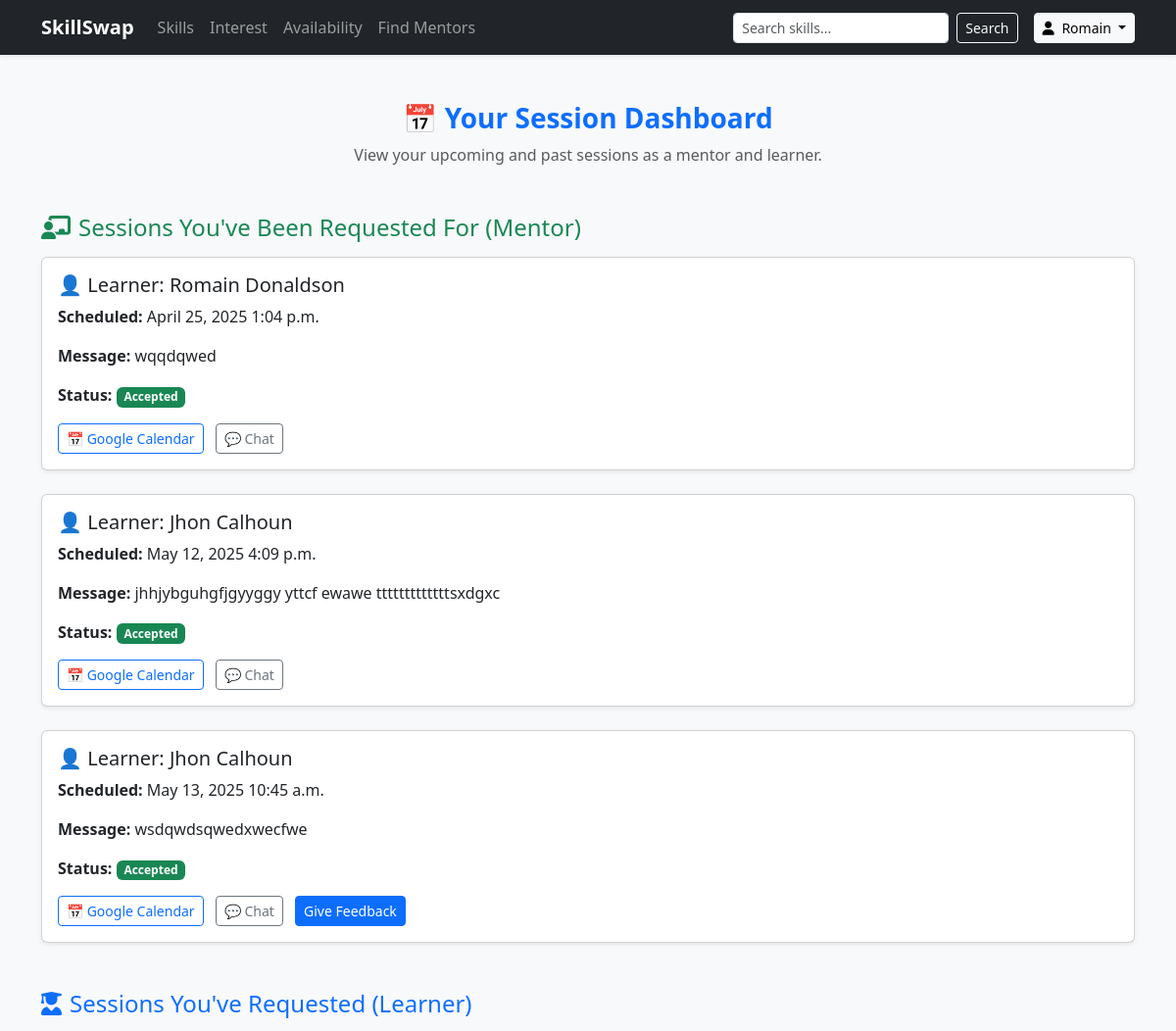
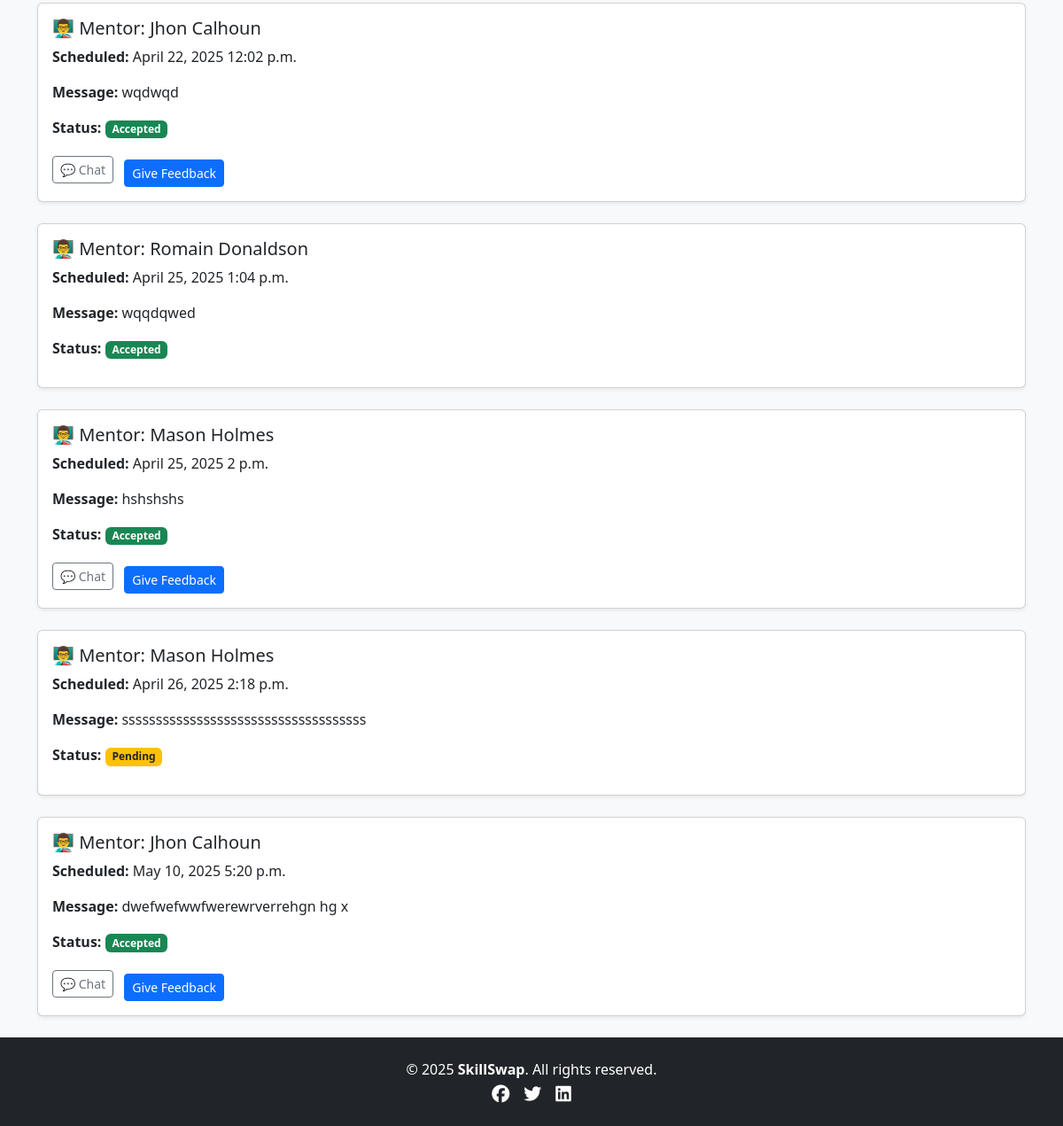
The page /list/ (signed in) on the database its author committed (2 pictures, top to bottom).
### accounts/models.py (models this page shows, shortened)
class CustomUser(AbstractUser):
    email = models.EmailField(unique=True)
    contact_number = models.CharField(
        max_length=15,
        validators=[RegexValidator(r'^\+?\d{9,15}$', 'Enter a valid phone number.')],
        blank=True,
        null=True
    )
    is_verified = models.BooleanField(default=False)
    profile_picture = models.ImageField(upload_to='profile_pics/', blank=True, null=True)
    date_joined = models.DateTimeField(auto_now_add=True)
    last_active = models.DateTimeField(auto_now=True)
    USERNAME_FIELD = 'email'  # Use email for authentication
    REQUIRED_FIELDS = ['username']  # Needed for createsuperuser

### session_requests/models.py (models this page shows, shortened)
class SessionRequest(models.Model):
    STATUS_CHOICES = [
        ('pending', 'Pending'),
        ('accepted', 'Accepted'),
        ('rejected', 'Rejected'),
    ]
    learner = models.ForeignKey(settings.AUTH_USER_MODEL, on_delete=models.CASCADE, related_name='learner_sessions')
    mentor = models.ForeignKey(settings.AUTH_USER_MODEL, on_delete=models.CASCADE, related_name='mentor_sessions')
    date = models.DateField()
    time = models.TimeField()
    message = models.TextField(blank=True)
    status = models.CharField(max_length=10, choices=STATUS_CHOICES, default='pending')

### session_requests/views.py (the view)
# urls.py: path('list/', views.session_list, name='session_list'),
@login_required
def session_list(request):
    mentor_sessions = SessionRequest.objects.filter(mentor=request.user)
    learner_sessions = SessionRequest.objects.filter(learner=request.user)
    feedbacks = Feedback.objects.filter(user=request.user)
    submitted_feedback_sessions = feedbacks.values_list('session_id', flat=True)
    return render(request, 'session_list.html', {
        'mentor_sessions': mentor_sessions,
        'learner_sessions': learner_sessions,
        'submitted_feedback_sessions': submitted_feedback_sessions,
    })

### templates/session_list.html (shortened to what this page needs)
{% extends "base.html" %}
{% block content %}
<div class="container mt-5">
    <div class="text-center mb-5">
        <h3 class="fw-bold text-primary">📅 Your Session Dashboard</h3>
        <p class="text-muted">View your upcoming and past sessions as a mentor and learner.</p>
    </div>
    <div class="mb-5">
        <h4 class="mb-3 text-success"><i class="fas fa-chalkboard-teacher me-2"></i>Sessions You've Been Requested For (Mentor)</h4>
        {% if mentor_sessions %}
            {% for session in mentor_sessions %}
                <div class="card mb-4 shadow-sm">
                    <div class="card-body">
                        <div class="d-flex justify-content-between">
                            <div>
                                <h5 class="card-title">👤 Learner: {{ session.learner.get_full_name|default:session.learner.username }}</h5>
                                <p><strong>Scheduled:</strong> {{ session.date }} {{ session.time }}</p>
                                <p><strong>Message:</strong> {{ session.message|default:"No message provided." }}</p>
                                <p>
                                    <strong>Status:</strong>
                                    <span class="badge
                                        {% if session.status == 'pending' %} bg-warning text-dark
                                        {% elif session.status == 'accepted' %} bg-success
                                        {% elif session.status == 'rejected' %} bg-danger
                                        {% else %} bg-secondary
                                        {% endif %}">
                                        {{ session.status|capfirst }}
                                    </span>
                                </p>
                                {% if session.status == 'accepted' %}
                                    <div class="mt-3">
                                        <a href="#" class="btn btn-outline-primary btn-sm me-2"
                                            onclick="addToGoogleCalendar('{{ session.date|date:'Y-m-d' }}', '{{ session.time|time:'H:i' }}', 'Session with {{ session.mentor.get_full_name }}', '{{ session.message|default:'Mentorship Session' }}')">
                                            📅 Google Calendar
                                        </a>
                                        <a href="{% url 'chat_view' session.learner.id %}" class="btn btn-outline-secondary btn-sm me-2">
                                            💬 Chat
                                        </a>
                                        {% if session.id not in submitted_feedback_sessions %}
                                            <a href="{% url 'feedback_page' session.id %}" class="btn btn-primary btn-sm">Give Feedback</a>
                                        {% endif %}
                                    </div>
                                {% endif %}
                            </div>
                        </div>
                    </div>
                </div>
            {% endfor %}
        {% else %}
            <div class="alert alert-info text-center">
                <i class="fas fa-info-circle me-2"></i>No mentor session requests found.
            </div>
        {% endif %}
    </div>
    <div>
        <h4 class="mb-3 text-primary"><i class="fas fa-user-graduate me-2"></i>Sessions You've Requested (Learner)</h4>
        {% if learner_sessions %}
            {% for session in learner_sessions %}
                <div class="card mb-4 shadow-sm">
                    <div class="card-body">
                        <div class="d-flex justify-content-between">
                            <div>
                                <h5 class="card-title">👨‍🏫 Mentor: {{ session.mentor.get_full_name|default:session.mentor.username }}</h5>
                                <p><strong>Scheduled:</strong> {{ session.date }} {{ session.time }}</p>
                                <p><strong>Message:</strong> {{ session.message|default:"No message provided." }}</p>
                                <p>
                                    <strong>Status:</strong>
                                    <span class="badge
                                        {% if session.status == 'pending' %} bg-warning text-dark
                                        {% elif session.status == 'accepted' %} bg-success
                                        {% elif session.status == 'rejected' %} bg-danger
                                        {% else %} bg-secondary
                                        {% endif %}">
                                        {{ session.status|capfirst }}
                                    </span>
                                </p>
                                {% if session.status == 'accepted' and session.id not in submitted_feedback_sessions %}
                                    <a href="{% url 'chat_view' session.mentor.id %}" class="btn btn-outline-secondary btn-sm me-2">
                                        💬 Chat
                                    </a>
                                    <a href="{% url 'feedback_page' session.id %}" class="btn btn-primary btn-sm mt-2">Give Feedback</a>
                                {% endif %}
                            </div>
                        </div>
                    </div>
                </div>
            {% endfor %}
        {% else %}
            <div class="alert alert-info text-center">
                <i class="fas fa-info-circle me-2"></i>No session requests made yet.
            </div>
        {% endif %}
    </div>
</div>
{% endblock %}

### templates/base.html (shortened to what this page needs)
{% load static %}
<!DOCTYPE html>
<html lang="en">
<head>
    <link href="https://cdn.jsdelivr.net/npm/bootstrap@5.3.3/dist/css/bootstrap.min.css" rel="stylesheet">
    <link href="https://cdnjs.cloudflare.com/ajax/libs/font-awesome/6.5.0/css/all.min.css" rel="stylesheet">
</head>
<body class="bg-light text-dark d-flex flex-column min-vh-100">
    <nav class="navbar navbar-expand-lg navbar-dark bg-dark shadow-sm">
        <div class="container">
            <a class="navbar-brand fw-bold" href="/">SkillSwap</a>
            <div class="collapse navbar-collapse justify-content-between" id="navbarNavDropdown">
                {% if request.user.is_authenticated %}
                <ul class="navbar-nav">
                    <li class="nav-item">
                        <a class="nav-link" href="{% url 'skill_list' %}">Skills</a>
                    </li>
                    <li class="nav-item">
                        <a class="nav-link" href="{% url 'interests_page' %}">Interest</a>
                    </li>
                    <li class="nav-item">
                        <a class="nav-link" href="{% url 'availability_page' %}">Availability</a>
                    </li>
                    <li class="nav-item">
                        <a class="nav-link" href="{% url 'mentor_search' %}">Find Mentors</a>
                    </li>
                </ul>
                {% endif %}
                <div class="d-flex align-items-center gap-3">
                    <form class="d-flex" role="search" method="GET" action="#">
                        <input class="form-control form-control-sm me-2" type="search" name="query"
                            placeholder="Search skills..." aria-label="Search">
                        <button class="btn btn-outline-light btn-sm" type="submit">Search</button>
                    </form>
                    {% if request.user.is_authenticated %}
                    <div class="dropdown">
                        <a class="btn btn-light btn-sm dropdown-toggle" href="#" role="button"
                            data-bs-toggle="dropdown" aria-expanded="false">
                            <i class="fa-solid fa-user me-1"></i>
                            {{ request.user.first_name|default:"Profile" }}
                        </a>
                    </div>
                    {% else %}
                    <a class="btn btn-outline-light btn-sm me-2" href="{% url 'login' %}">Login</a>
                    <a class="btn btn-primary btn-sm" href="{% url 'signup' %}">Sign Up</a>
                    {% endif %}
                </div>
            </div>
        </div>
    </nav>
    <main class="flex-grow-1">
        <div class="">
            {% block content %}{% endblock %}
        </div>
    </main>
    <footer class="bg-dark text-white py-4 mt-auto">
        <div class="container text-center">
            <p class="mb-1">&copy; 2025 <strong>SkillSwap</strong>. All rights reserved.</p>
            <div class="d-flex justify-content-center gap-3">
                <a href="#" class="text-white"><i class="fab fa-facebook fa-lg"></i></a>
                <a href="#" class="text-white"><i class="fab fa-twitter fa-lg"></i></a>
                <a href="#" class="text-white"><i class="fab fa-linkedin fa-lg"></i></a>
            </div>
        </div>
    </footer>
</body>
</html>

### rows shown on the page
CustomUser: user.first_name "Romain"
SessionRequest: learner.get_full_name "Romain Donaldson", date "April 25, 2025", time "1:04 p.m.", message "wqqdqwed", status "Accepted", mentor.get_full_name "Romain Donaldson"
SessionRequest: learner.get_full_name "Jhon Calhoun", date "May 12, 2025", time "4:09 p.m.", message "jhhjybguhgfjgyyggy yttcf ewawe tttttttttttttsxdgxc", status "Accepted"
SessionRequest: learner.get_full_name "Jhon Calhoun", date "May 13, 2025", time "10:45 a.m.", message "wsdqwdsqwedxwecfwe", status "Accepted", shows "Give Feedback"
SessionRequest: mentor.get_full_name "Jhon Calhoun", date "April 22, 2025", time "12:02 p.m.", message "wqdwqd", status "Accepted", shows "💬 Chat"
SessionRequest: mentor.get_full_name "Mason Holmes", date "April 25, 2025", time "2 p.m.", message "hshshshs", status "Accepted", shows "💬 Chat"
SessionRequest: mentor.get_full_name "Mason Holmes", date "April 26, 2025", time "2:18 p.m.", message "ssssssssssssssssssssssssssssssssssss", status "Pending"
SessionRequest: mentor.get_full_name "Jhon Calhoun", date "May 10, 2025", time "5:20 p.m.", message "dwefwefwwfwerewrverrehgn hg x", status "Accepted", shows "💬 Chat"
